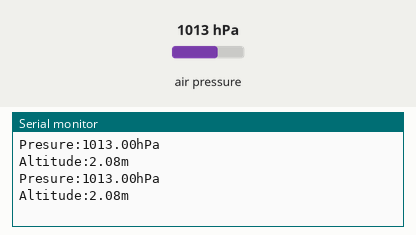
The sketch below on a simulated Arduino Uno, built with avr-gcc and run on an emulated ATmega328P. Parts: the last lines printed to the serial monitor. Inputs (shaded band) come from the test bench; at power-on: air pressure 1013 hPa.

Above: at 1.2 s.
1.3 s: air pressure set to 952 hPa
At 2.6 s:
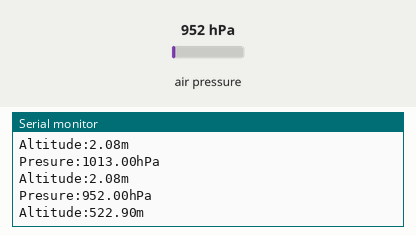
2.8 s: air pressure set to 975 hPa
At 3.8 s:
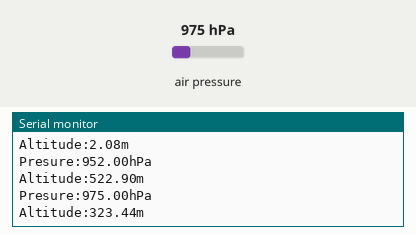
Timing chart, 0 to 5.8 s (numbered marks = the images above; inputs shaded):
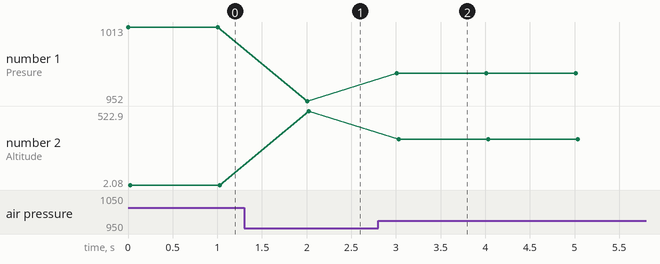

Measured:
- after the input at 1.3 s, the serial monitor: prints a new line after 0.71 s (image 1)
- after the input at 2.8 s, the serial monitor: prints a new line after 0.21 s (image 2)
- plotted number 1: 1013 → 952 after the input at 1.3 s, 952 → 975 after the input at 2.8 s
- plotted number 2: 2.08 → 522.9 after the input at 1.3 s, 522.9 → 323.44 after the input at 2.8 s

The sketch:

BMP180.ino
```cpp
/*
 * install Adafruit BMP085 Library firstly
 * MEGA283 A4 - SDA   A5 - SCL VIN - 5v
 */
#include <Adafruit_BMP085.h>
Adafruit_BMP085 bmp180;
void setup() {
  // put your setup code here, to run once:
  Serial.begin(9600);
  if (!bmp180.begin()){
    Serial.println("ERROR");///if there is an error in communication
    while (1) {}
  }
}

void loop() {
  // put your main code here, to run repeatedly:
  float presure = bmp180.readPressure() / 100.0;
  float altitude = bmp180.readAltitude();
  Serial.println("Presure:" + String(presure) + "hPa");
  Serial.println("Altitude:" + String(altitude) + "m");
  Serial.println();
  delay(1000);

}
```
